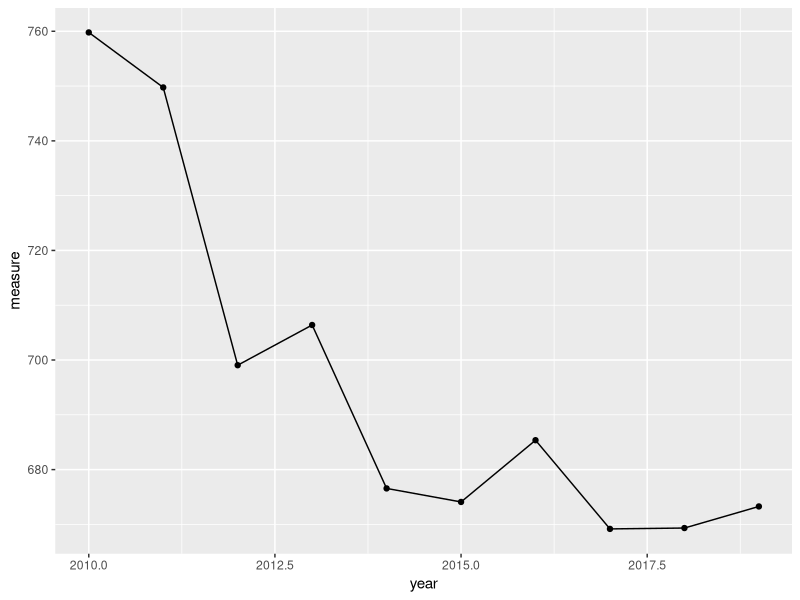
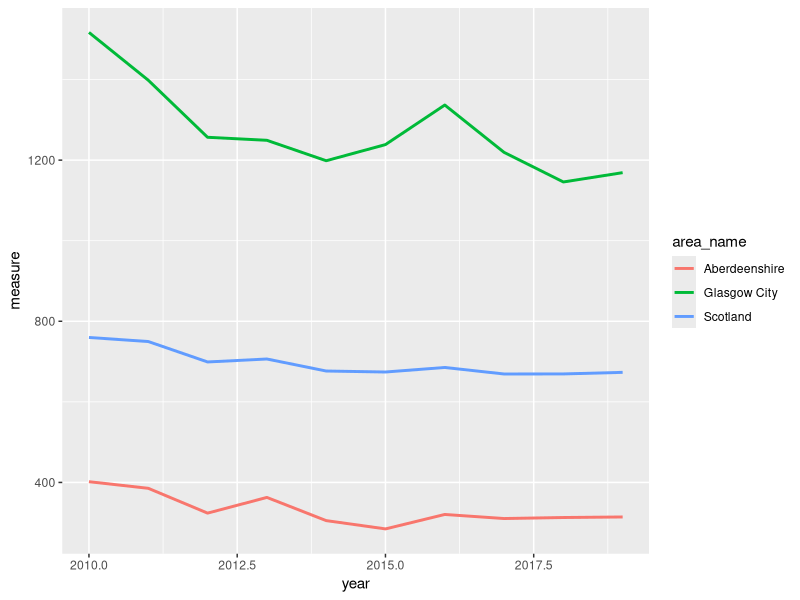
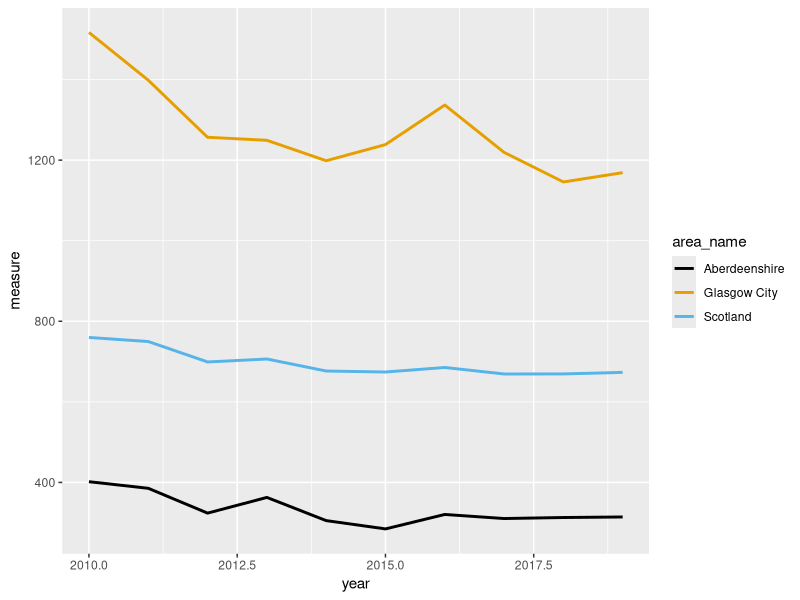
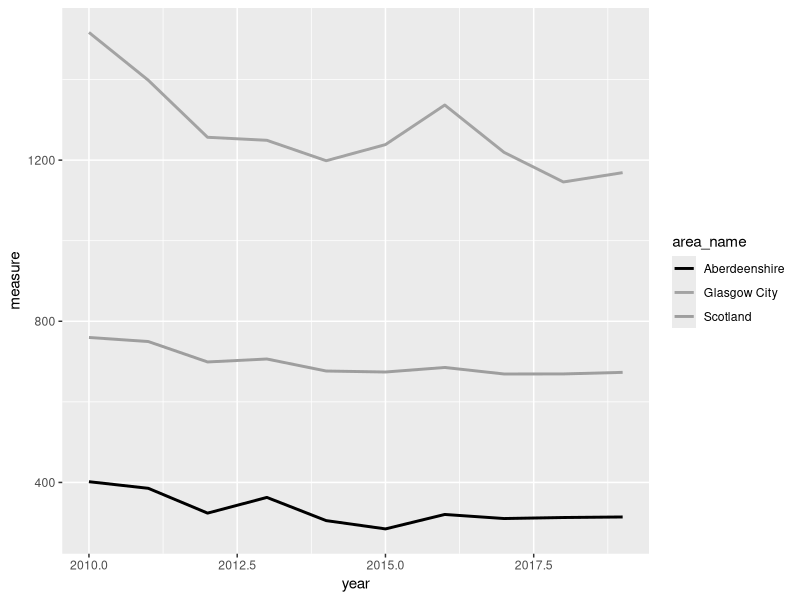
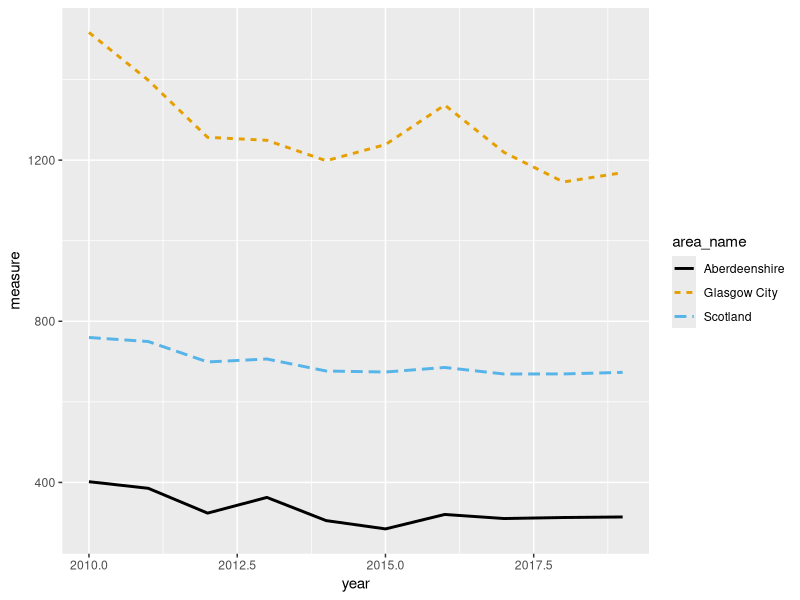
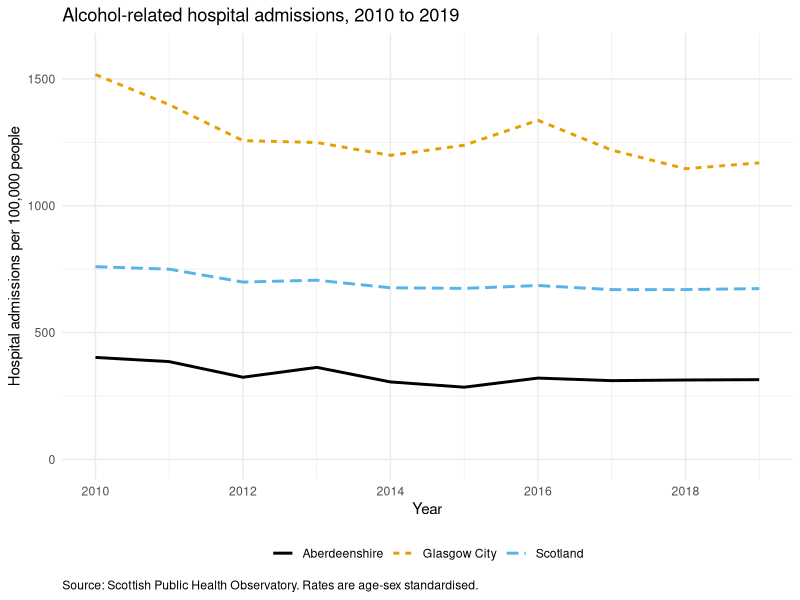
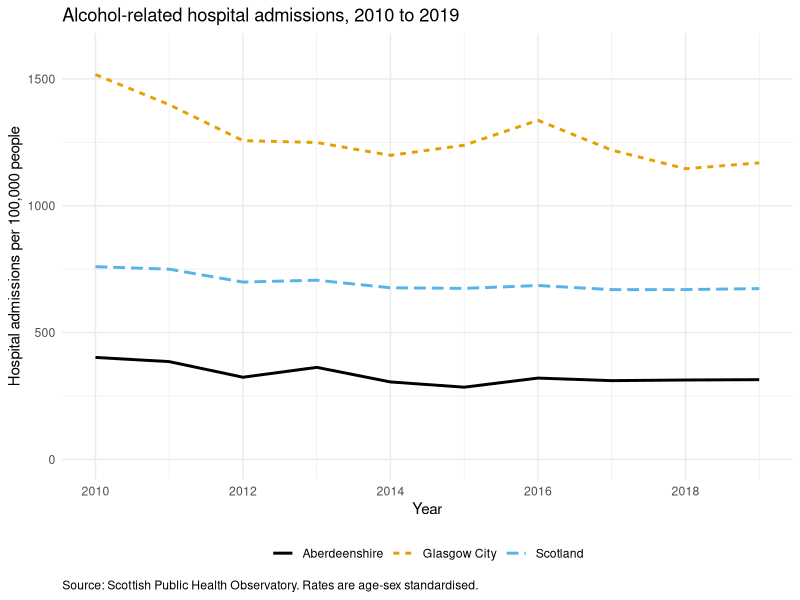
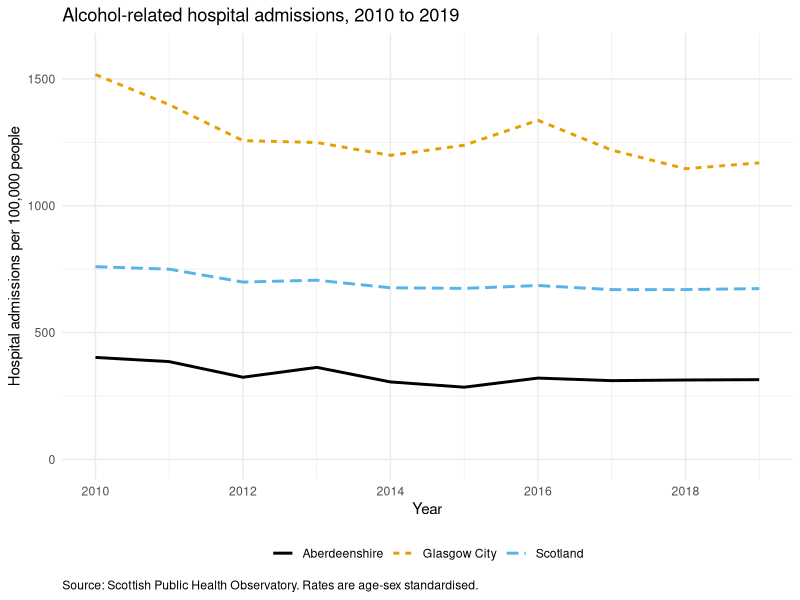

Generate these figures, in order, with R:
## ----Q2, echo=SOLUTIONS-------------------------------------------------------
library(ggplot2)

scotpho <- read.table('data/scotpho_alcohol_admissions.txt', header = TRUE, sep = "\t", stringsAsFactors = TRUE)


## ----Q4, echo=SOLUTIONS-------------------------------------------------------
str(scotpho)
summary(scotpho)

nrow(scotpho)            # 330

table(scotpho$area_type)
# Council area     Scotland 
#          320           10 

# 33 areas, 10 years each. Every area is complete:
table(scotpho$area_name)
unique(table(scotpho$area_name))   # 10 - so every area has all 10 years

range(scotpho$year)      # 2010 2019

# Why it's worth checking: if an area were missing a year, the line would be
# drawn straight through the gap, joining the points either side of it.
# Nothing would warn you, and the plot would imply data you don't have.


## ----Q5, echo=SOLUTIONS-------------------------------------------------------
scot <- scotpho[scotpho$area_name == "Scotland", ]

ggplot(data = scot, aes(x = year, y = measure)) +
  geom_line() +
  geom_point()

# What is wrong with this plot for anyone other than you?
#  - the axes are labelled year and measure, which are column names rather
#    than English
#  - there are no units anywhere, so 673 could be anything
#  - there is no title, so the reader does not know what is being counted
#  - the x axis is broken at 2010, 2012.5, 2015 and 2017.5, and there is no
#    such year as 2012.5
#  - the y axis runs from about 665 to 764 rather than from zero, which
#    exaggerates the decline
#  - there is nothing to say where the data came from
#
# The plot is not wrong. It is just not very useful to anybody who doesn't already
# have the dataset.


## ----Q6, echo=SOLUTIONS-------------------------------------------------------
# a) the three areas in one dataframe
areas <- c("Scotland", "Glasgow City", "Aberdeenshire")

three_areas <- scotpho[scotpho$area_name %in% areas, ]

nrow(three_areas)   # 30 - three areas, ten years each

# b) one geom_line(), three lines, and a legend you didn't have to write
ggplot(data = three_areas, aes(x = year, y = measure, colour = area_name)) +
  geom_line(linewidth = 1)

# Glasgow City is roughly twice the Scottish average and Aberdeenshire is
# roughly half of it. In 2019 the rates were 1169, 673 and 314 admissions per
# 100,000. The national line, on its own, describes almost nobody.


## ----Q7, echo=SOLUTIONS-------------------------------------------------------
# a) a colour-blind friendly palette
cols <- palette.colors(3, palette = "Okabe-Ito")
cols
# "#000000" "#E69F00" "#56B4E9"   black, orange, sky blue

ggplot(data = three_areas, aes(x = year, y = measure, colour = area_name)) +
  geom_line(linewidth = 1) +
  scale_colour_manual(values = cols)

# b) the same plot in greyscale
greys <- grey(c(0, 0.64, 0.62))

ggplot(data = three_areas, aes(x = year, y = measure, colour = area_name)) +
  geom_line(linewidth = 1) +
  scale_colour_manual(values = greys)

# The orange and the sky blue are different enough on screen, but in grey they
# come out at 0.64 and 0.62, which is practically the same. Anyone printing
# your poster in black and white can't tell Glasgow from Scotland.

# c) a second cue, so the plot still works with no colour at all
ggplot(data = three_areas,
       aes(x = year, y = measure, colour = area_name, linetype = area_name)) +
  geom_line(linewidth = 1) +
  scale_colour_manual(values = cols)

# mapping both colour and linetype to the same variable gives you a single
# legend showing both, which is what you want. Try it with greys instead of
# cols and you'll find the plot still reads perfectly well.


## ----Q8, echo=SOLUTIONS-------------------------------------------------------
ggplot(data = three_areas,
       aes(x = year, y = measure, colour = area_name, linetype = area_name)) +
  geom_line(linewidth = 1) +
  scale_colour_manual(values = cols) +
  scale_x_continuous(breaks = seq(2010, 2019, by = 2)) +
  scale_y_continuous(limits = c(0, 1600)) +
  labs(x = "Year",
       y = "Hospital admissions per 100,000 people",
       title = "Alcohol-related hospital admissions, 2010 to 2019",
       caption = "Source: Scottish Public Health Observatory. Rates are age-sex standardised.",
       colour = NULL, linetype = NULL) +
  theme_minimal() +
  theme(legend.position = "bottom", plot.caption = element_text(hjust = 0))

# plot.caption = element_text(hjust = 0) pushes the source note over to the
# left. ggplot right aligns it by default, which doesn't look quite right.

# Should the y axis start at zero?
# Starting at zero, as here, shows the true relative size of the difference
# between the areas, and Glasgow really is about four times Aberdeenshire.
# Starting at the minimum instead would fill the panel with the year to year
# wiggles and make a fairly modest national decline look dramatic. For a rate
# like this, where zero is meaningful and the comparison between areas is the
# point, starting at zero is the honest choice. For something like average age,
# where zero is nowhere near the data, it wouldn't make much sense. Whichever
# you go for, just be able to say why.


## ----Q9, echo=SOLUTIONS-------------------------------------------------------
# give the plot a name. Nothing is drawn until you ask for it by name
admissions_plot <- ggplot(data = three_areas,
       aes(x = year, y = measure, colour = area_name, linetype = area_name)) +
  geom_line(linewidth = 1) +
  scale_colour_manual(values = cols) +
  scale_x_continuous(breaks = seq(2010, 2019, by = 2)) +
  scale_y_continuous(limits = c(0, 1600)) +
  labs(x = "Year",
       y = "Hospital admissions per 100,000 people",
       title = "Alcohol-related hospital admissions, 2010 to 2019",
       caption = "Source: Scottish Public Health Observatory. Rates are age-sex standardised.",
       colour = NULL, linetype = NULL) +
  theme_minimal() +
  theme(legend.position = "bottom", plot.caption = element_text(hjust = 0))

admissions_plot     # draw it in the plot pane

# pdf: a vector format, so it stays sharp at any size. Sizes are in inches.
ggsave('output/ex6_admissions.pdf', plot = admissions_plot,
       width = 10, height = 5.625, units = "in")

# png: pixels, so the resolution matters. 10 x 5.625 inches at 300 dpi gives
# you a 3000 x 1687 pixel image that will print cleanly.
ggsave('output/ex6_admissions.png', plot = admissions_plot,
       width = 10, height = 5.625, units = "in", dpi = 300)

# Use the pdf for anything going to a printer and the png for anything going
# into a Word document, PowerPoint or a web page. If your poster template asks
# for a particular figure size, set width and height to that size here rather
# than resizing the image afterwards, which is what makes text look squashed
# or fuzzy.

# If you leave out plot = admissions_plot, ggsave() saves the last plot you
# drew. That's usually the one you wanted, but not always, so naming it is
# safer.
